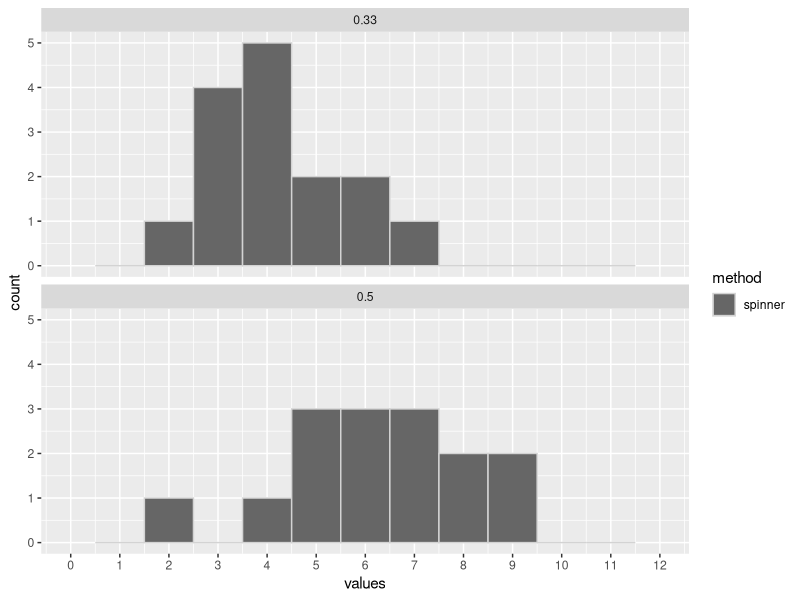
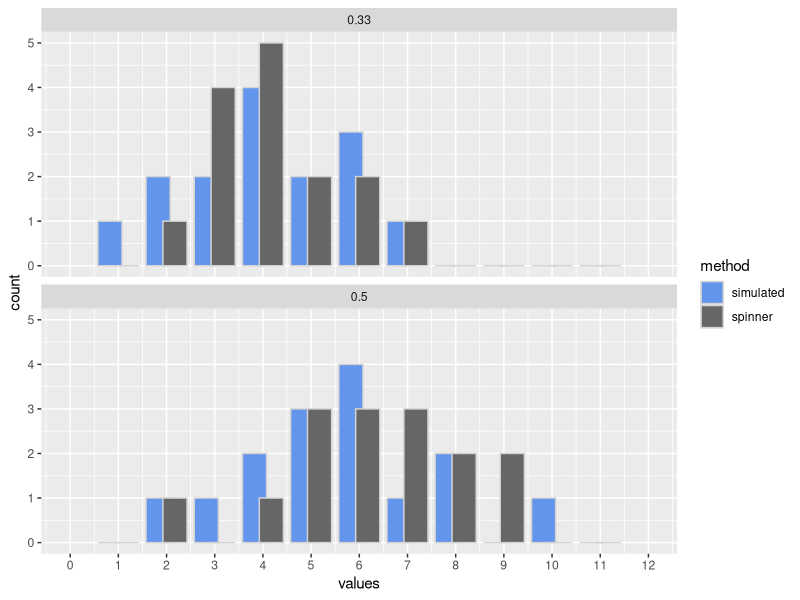
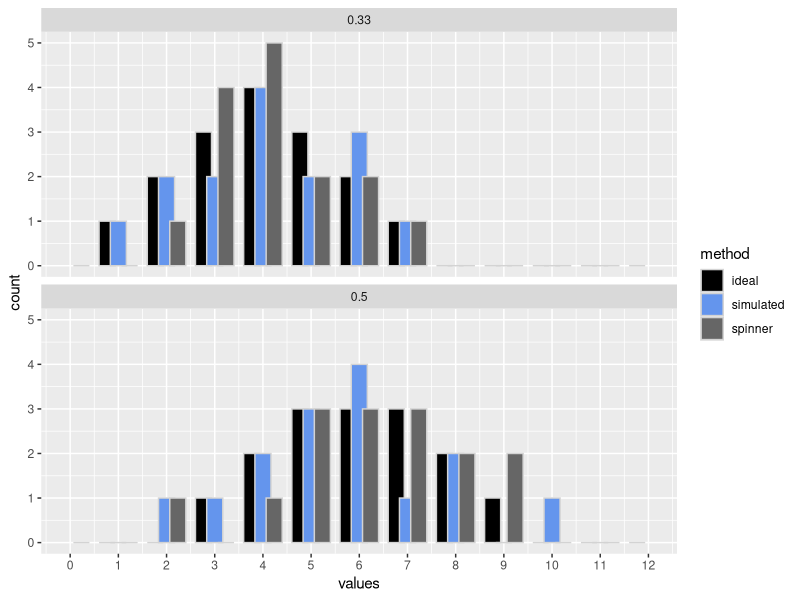
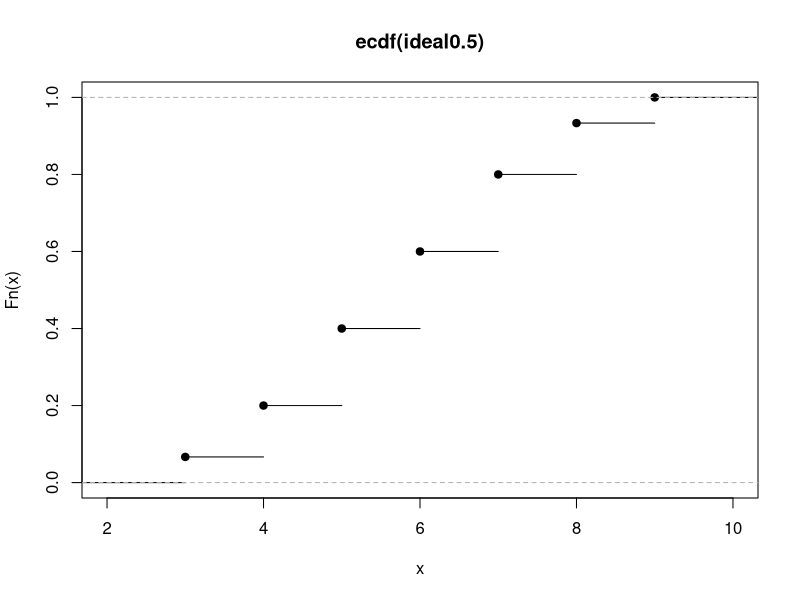

The R script that drew these images, in order:
## ---- chunk 1
knitr::opts_chunk$set(echo = TRUE)
library(ggplot2)
## ---- chunk 2
# record all observations for the 2-sided spinner
spinner2 <- c(6, 7, 9, 7, 2, 5, 8, 5, 6, 5, 6, 9, 4, 7, 8)

# record all observations for the 3-sided spinner
spinner3 <- c(4, 5, 3, 3, 4, 4, 3, 6, 5, 6, 4, 3, 4, 7, 2)

# arrange the data in a data.frame (long format)
bino_data <- data.frame("method" = "spinner",
                        "theoretical_probability" = c( rep(0.5, length(spinner2) ),
                                                       rep(0.33, length(spinner3) ) ),
                        "values" = c(spinner2, spinner3))

# plot the frequencies
ggplot(data = bino_data,
       mapping = aes(x = values,
                     fill = method)) +
  geom_histogram(position = position_dodge(0.7),
                 breaks = seq(from = -0.5, to = 12.5, by = 1),
                 col = "lightgrey") +
  scale_fill_manual(values = "grey40") +
  scale_x_continuous(breaks = 0:12,
                     labels = 0:12,
                     limits = c(0,12)) +
  facet_wrap(~theoretical_probability,
             ncol = 1)
## ---- chunk 3
# simulate performing 15 observations of the number of successes in 12 trials if the probability of success = 0.5
simulated0.5 <- rbinom(n = 15,
                       size = 12,
                       prob = 0.5)
simulated0.5

# simulate performing 15 observations of the number of successes in 12 trials if the probability of success = 1/3
simulated0.33 <- rbinom(n = 15,
                        size = 12,
                        prob = 1/3)
simulated0.33

# add to bino_data
new_bino_data <- data.frame("method" = "simulated",
                            "theoretical_probability" = c( rep(0.5, length(simulated0.5) ),
                                                           rep(0.33, length(simulated0.33) ) ),
                            "values" = c( simulated0.5, simulated0.33 ))

bino_data <- rbind(bino_data, new_bino_data)

# plot all frequencies
ggplot(data = bino_data,
       mapping = aes(x = values,
                     fill = method)) +
  geom_histogram(position = position_dodge(0.7),
                 breaks = seq(from = -0.5, to = 12.5, by = 1),
                 col = "lightgrey") +
  scale_fill_manual(values = c("cornflowerblue", "grey40")) +
  scale_x_continuous(breaks = 0:12,
                     labels = 0:12,
                     limits = c(0,12)) +
  facet_wrap(~theoretical_probability,
             ncol = 1)
## ---- chunk 4
# simulate an ideal binomial distribution of the number of successes in 12 trials if the probability of success = 0.5
n_successes_vector <- 0:12

dbinom0.5 <- dbinom(x = n_successes_vector,
                    size = 12,
                    prob = 0.5)
dbinom0.5

# simulate an ideal binomial distribution of the number of successes in 12 trials if the probability of success = 1/3
dbinom0.33 <- dbinom(x = n_successes_vector,
                     size = 12,
                     prob = 1/3)
dbinom0.33

# by default, all probabilities are on a 0..1 scale
# calculate the most likely number of observations of each number of successes
# if we perform a total of 15 observations
dbinom0.5 <- 15 * dbinom0.5
dbinom0.5

dbinom0.33 <- 15 * dbinom0.33
dbinom0.33

# the numbers of observations must be integers, so round up the values
dbinom0.5 <- round(dbinom0.5,
                   digits = 0)
dbinom0.5

dbinom0.33 <- round(dbinom0.33,
                    digits = 0)
dbinom0.33
## ---- chunk 5
# use a for loop
ideal0.5 <- c() # create an empty vector

for (n_successes in n_successes_vector) {
  ideal0.5 <- c(ideal0.5,
                rep(n_successes, dbinom0.5[n_successes + 1] ) ) # add 1 because the frequency of having 0 successes is stored in the 1st element of dbinom0.5 etc.
}
ideal0.5

ideal0.33 <- c() # create an empty vector

for (n_successes in n_successes_vector) {
  ideal0.33 <- c(ideal0.33,
                 rep(n_successes, dbinom0.33[n_successes + 1] ) ) # add 1 because... see above
}
ideal0.33

# add to bino_data
new_bino_data <- data.frame("method" = "ideal",
                            "theoretical_probability" = c( rep(0.5, length(ideal0.5) ),
                                                           rep(0.33, length(ideal0.33) ) ),
                            "values" = c( ideal0.5, ideal0.33 ))
bino_data <- rbind(bino_data, new_bino_data)

# plot all frequencies
ggplot(data = bino_data,
       mapping = aes(x = values,
                     fill = method)) +
  geom_histogram(position = position_dodge(0.7),
                 breaks = seq(from = -0.5, to = 12.5, by = 1),
                 col = "lightgrey") +
  scale_fill_manual(values = c("black", "cornflowerblue", "grey40")) +
  scale_x_continuous(breaks = 0:12,
                     labels = 0:12,
                     limits = c(0,12)) +
  facet_wrap(~theoretical_probability,
             ncol = 1)
## ---- chunk 6
# how likely is it to observe *exactly* 4 successes in 12 trials given the ideal binomial distribution with a 0.5 probability of success?
dbinom(x = 4,
       size = 12,
       prob = 0.5)

# *exactly* 8 successes?
dbinom(x = 8,
       size = 12,
       prob = 0.5)

# 4 *or fewer* successes?
pbinom(q = 4,
       size = 12,
       prob = 0.5)

# is it consistent with the eCDF? (note that the values may not match exactly due to rounding)
plot(ecdf(ideal0.5))

# 8 *or fewer* successes?
pbinom(q = 8,
       size = 12,
       prob = 0.5)

# 8 *or more* successes? (i.e. more than 7 successes)
pbinom(q = 7,
       size = 12,
       prob = 0.5,
       lower.tail = FALSE)
